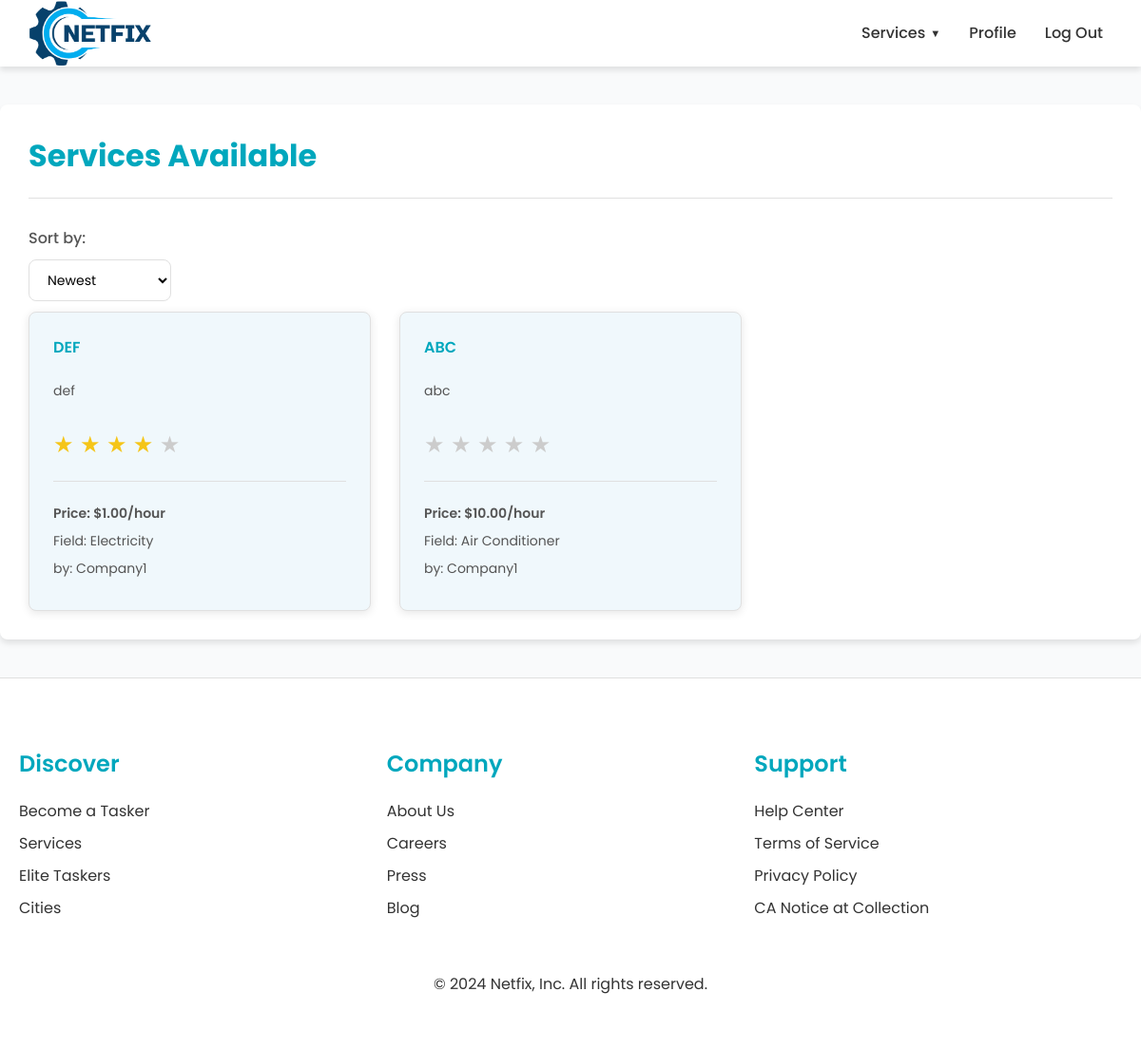
Page /services/ (signed in) on the committed database.
### services/models.py (models this page shows, shortened)
class Service(models.Model):
    name = models.CharField(max_length=40)
    description = models.TextField()
    price_hour = models.DecimalField(decimal_places=2, max_digits=100)
    date = models.DateTimeField(auto_now=True, null=False)
    CATEGORY_CHOICES = (
        ('Air Conditioner', 'Air Conditioner'),
        ('Carpentry', 'Carpentry'),
        ('Electricity', 'Electricity'),
        ('Gardening', 'Gardening'),
        ('Home Machines', 'Home Machines'),
        ('House Keeping', 'House Keeping'),
        ('Interior Design', 'Interior Design'),
        ('Locks', 'Locks'),
        ('Painting', 'Painting'),
        ('Plumbing', 'Plumbing'),
        ('Water Heaters', 'Water Heaters'),
    )
    field = models.CharField(max_length=30, blank=False, null=False, choices=CATEGORY_CHOICES)
    company = models.ForeignKey(Company, on_delete=models.CASCADE)
    rating = models.FloatField(
        validators=[MinValueValidator(0), MaxValueValidator(5)],
        null=True,
        default=None
    )

### users/models.py (models this page shows, shortened)
class Company(models.Model):
    FIELD_CHOICES = [
        ('Air Conditioner', 'Air Conditioner'),
        ('All in One', 'All in One'),
        ('Carpentry', 'Carpentry'),
        ('Electricity', 'Electricity'),
        ('Gardening', 'Gardening'),
        ('Home Machines', 'Home Machines'),
        ('House Keeping', 'House Keeping'),
        ('Interior Design', 'Interior Design'),
        ('Locks', 'Locks'),
        ('Painting', 'Painting'),
        ('Plumbing', 'Plumbing'),
        ('Water Heaters', 'Water Heaters')
    ]
    user = models.OneToOneField(User, on_delete=models.CASCADE, primary_key=True)
    field = models.CharField(max_length=70, choices=FIELD_CHOICES, blank=False, null=False)
    rating = models.IntegerField(
        validators=[MaxValueValidator(5), MinValueValidator(0)],
        default=0
    )

class User(AbstractUser):
    username = models.CharField(max_length=100, unique=True)
    email = models.EmailField('email address', unique=True)
    is_company = models.BooleanField(default=False)
    is_customer = models.BooleanField(default=False)
    USERNAME_FIELD = 'email'
    REQUIRED_FIELDS = ['username']
    objects = UserManager()
    groups = models.ManyToManyField(
        'auth.Group',
        related_name='custom_user_groups',
        blank=True,
        help_text='The groups this user belongs to. A user will get all permissions '
                  'granted to each of their groups.',
        verbose_name='groups'
    )
    user_permissions = models.ManyToManyField(
        'auth.Permission',
        related_name='custom_user_permissions',
        blank=True,
        help_text='Specific permissions for this user.',
        verbose_name='user permissions'
    )

### services/views.py (the view)
# urls.py: path('', v.service_list, name='services_list'),
def service_list(request):
    sort_by = request.GET.get('sort_by', 'date')  # Default sorting by date
    if sort_by == 'requests':
        services = Service.objects.annotate(request_count=Count('servicehistory')).order_by('-request_count')
    else:
        services = Service.objects.all().order_by('-date')
    return render(request, 'services/list.html', {'services': services, 'sort_by': sort_by})

### services/templates/services/list.html (shortened to what this page needs)
{% extends 'main/base.html' %}
{% block content %}
{% load static %}
<link rel="stylesheet" href="{% static 'css/services.css' %}">
    <div class="services_list_container">
        <div class="header">
            <p class="title">Services Available</p>
        </div>
        <div class="sort-options">
            <form method="GET" action="">
                <label for="sort_by">Sort by:</label>
                <select name="sort_by" id="sort_by" onchange="this.form.submit()">
                    <option value="date" {% if sort_by == 'date' %}selected{% endif %}>Newest</option>
                </select>
            </form>
        </div>
        <div class="services_list">
            {% if services %}
                {% for service in services %}
                    <div class="service-item">
                        <h3><a href="{% url 'services:index' id=service.id %}">{{ service.name }}</a></h3>
                        <p>{{ service.description|truncatewords:20 }}</p>
                        {% include "services/_star_rating.html" with rating=service.rating %}
                        <div class="service-meta">
                            <p class = "price">Price: ${{ service.price_hour }}/hour</p>
                            <p>Field: {{ service.field }}</p>
                            <p>by: {{ service.company.user.username }}</p>
                        </div>
                    </div>
                {% endfor %}
            {% else %}
                <h2>Sorry, no services available yet</h2>
            {% endif %}
        </div>
    </div>
{% endblock %}

### services/templates/services/_star_rating.html
{% load static %}
<link rel="stylesheet" href="{% static 'css/rating.css' %}">
<div class="star-rating" title="{{ rating|floatformat:1 }} out of 5 stars">
    {% for i in "12345" %}
        <span class="star {% if rating >= forloop.counter %}filled{% elif rating >= forloop.counter|add:'-0.5' %}half-filled{% endif %}">★</span>
    {% endfor %}
</div>

### static/css/homepage.css (style rules this page uses)
:root { --color-primary: #00a7bd; --color-primary-dark: #008ca1; --color-primary-light: #f0f8fc; --color-text: #51535f; --color-text-light: #888; --color-background: #f9fafb; --color-white: #fff; --color-border: #e0e0e0; --color-shadow: rgba(0, 0, 0, 0.1); --color-overlay: rgba(0, 0, 0, 0.4); --color-star: #ffd700; --color-error: #ff3860; --font-family-base: 'Poppins', -apple-system, BlinkMacSystemFont, "Segoe UI", Roboto, Helvetica, Arial, sans-serif; --font-size-base: 16px; --font-size-medium: 20px; --font-size-small: 14px; --font-size-xsmall: 12px; --font-size-large: 20px; --font-size-xlarge: 32px; --font-size-xxlarge: 48px; --font-weight-normal: 400; --font-weight-medium: 500; --font-weight-bold: 600; --font-weight-extra-bold: 700; --line-height-base: 1.5; --spacing-xsmall: 5px; --spacing-small: 10px; --spacing-medium: 20px; --spacing-large: 30px; --spacing-xlarge: 60px; --container-max-width: 1200px; --border-radius: 4px; --border-radius-large: 12px; --box-shadow: 0 2px 4px var(--color-shadow); --box-shadow-hover: 0 8px 20px rgba(0, 0, 0, 0.15); --transition-speed: 0.3s; --transition-easing: ease; --z-index-header: 1000; --z-index-dropdown: 1000; --header-height: 70px; --logo-height: 100%; --hero-min-height: calc(100vh - var(--header-height) - 200px); --feature-icon-size: 60px; --dropdown-min-width: 200px; --dropdown-max-height: 400px; }
body, html { font-family: var(--font-family-base); margin: 0; color: var(--color-text); line-height: var(--line-height-base); font-size: var(--font-size-base); }

### static/css/rating.css (style rules this page uses)
:root { --star-color: #ccc; --filled-star-color: #ffd700; --rating-star-color: #f5c518; --font-size-large: 48px; --font-size-medium: 24px; }
.star-rating { width: 100%; max-width: 300px; margin: 20px 0; }
.star { position: relative; color: var(--star-color); cursor: pointer; }
.star-rating { font-size: var(--font-size-medium); color: var(--star-color); position: relative; display: inline-block; }
.star-rating .star { color: var(--star-color); }
.star-rating .filled { color: var(--rating-star-color); }

### rows in the picture
Service: name "DEF", description "def", price_hour "1.00", field "Electricity", company.user.username "Company1"
Service: name "ABC", description "abc", price_hour "10.00", field "Air Conditioner", company.user.username "Company1"
